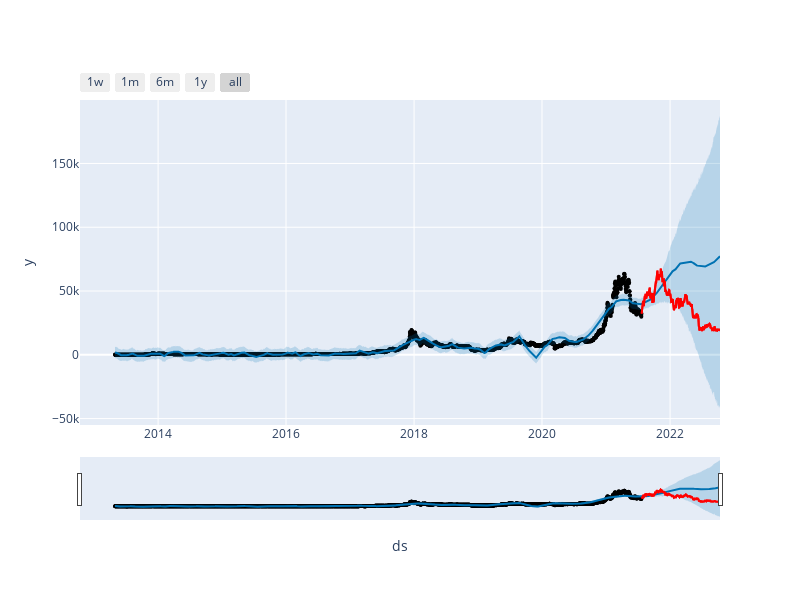

Here is the notebook cell this chart was saved with:
### Code cell
prophet_fig.add_trace(go.Scatter(
        name='Validation',
        x=df_test.date.astype(str),
        y=df_test['price'],
        marker=dict(color='red', size=4),
        mode='lines'
    ))
prophet_fig.show()

### Figure 1 — Plotly figure (JSON) as saved in the notebook; plotly's stock layout.template omitted (floating-point values rounded to 4 significant figures; data arrays with more than 128 entries replaced by an {"elided": "..."} marker saying what was removed)
{"data": [{"marker": {"color": "black", "size": 4}, "mode": "markers", "name": "Actual", "type": "scatter", "x": {"elided": "3000 str values"}, "y": {"elided": "3000 float values"}}, {"hoverinfo": "skip", "line": {"width": 0}, "mode": "lines", "type": "scatter", "x": {"elided": "3448 str values"}, "y": {"elided": "3448 float values"}}, {"fill": "tonexty", "fillcolor": "rgba(0, 114, 178, 0.2)", "line": {"color": "#0072B2", "width": 2}, "mode": "lines", "name": "Predicted", "type": "scatter", "x": {"elided": "3448 str values"}, "y": {"elided": "3448 float values"}}, {"fill": "tonexty", "fillcolor": "rgba(0, 114, 178, 0.2)", "hoverinfo": "skip", "line": {"width": 0}, "mode": "lines", "type": "scatter", "x": {"elided": "3448 str values"}, "y": {"elided": "3448 float values"}}, {"marker": {"color": "red", "size": 4}, "mode": "lines", "name": "Validation", "type": "scatter", "x": {"elided": "447 str values"}, "y": {"elided": "447 float values"}}, {"marker": {"color": "red", "size": 4}, "mode": "lines", "name": "Validation", "type": "scatter", "x": {"elided": "447 str values"}, "y": {"elided": "447 float values"}}], "layout": {"height": 600, "showlegend": false, "width": 800, "xaxis": {"rangeselector": {"buttons": [{"count": 7, "label": "1w", "step": "day", "stepmode": "backward"}, {"count": 1, "label": "1m", "step": "month", "stepmode": "backward"}, {"count": 6, "label": "6m", "step": "month", "stepmode": "backward"}, {"count": 1, "label": "1y", "step": "year", "stepmode": "backward"}, {"step": "all"}]}, "rangeslider": {"visible": true}, "title": {"text": "ds"}, "type": "date"}, "yaxis": {"title": {"text": "y"}}}}
